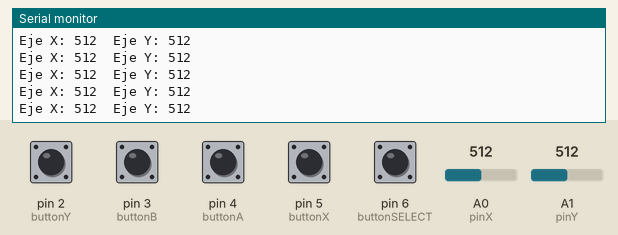
Recording of a sketch running on a simulated Arduino Uno, built with avr-gcc and run on an emulated ATmega328P. On the bench: the last lines printed to the serial monitor. Inputs (shaded band) come from the test bench; at power-on: pin 2 (buttonY), pin 3 (buttonB), pin 4 (buttonA), pin 5 (buttonX), pin 6 (buttonSELECT) HIGH, A0 (pinX) = 512, A1 (pinY) = 512.

Above: at 1.2 s.
1.3 s: pin 2 (buttonY) pulled LOW for 0.15 s
At 1.31 s:
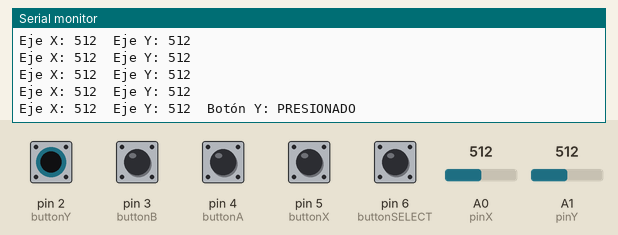
2.9 s: pin 3 (buttonB) pulled LOW for 0.15 s
At 2.93 s:
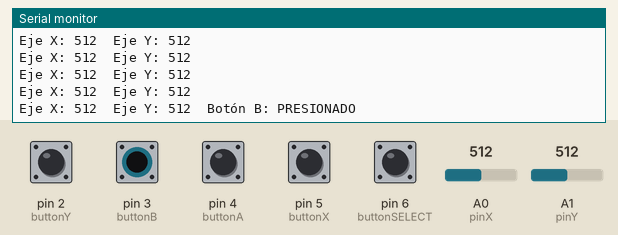
4.5 s: pin 4 (buttonA) pulled LOW for 0.15 s
At 4.54 s:
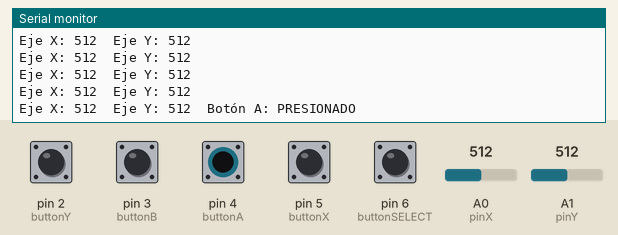
6.1 s: pin 5 (buttonX) pulled LOW for 0.15 s
At 6.15 s:
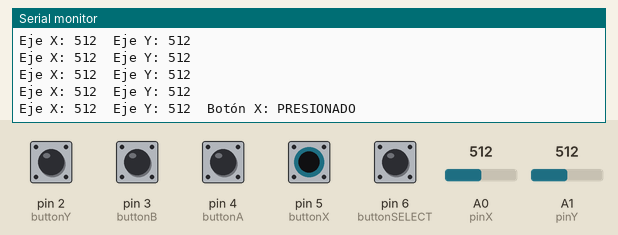
7.7 s: A0 (pinX) set to 1023
At 7.76 s:
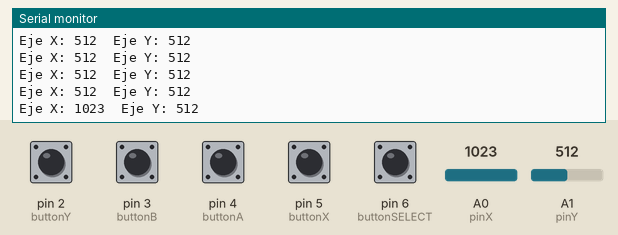
10.7 s: pin 6 (buttonSELECT) pulled LOW for 0.15 s
At 10.78 s:
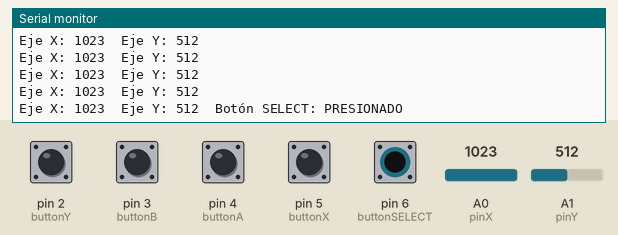

Measured:
- after the input at 1.3 s, the serial monitor: prints a new line at once (image 1)
- after the input at 2.9 s, the serial monitor: prints a new line at once (image 2)
- after the input at 4.5 s, the serial monitor: prints a new line at once (image 3)
- after the input at 6.1 s, the serial monitor: prints a new line at once (image 4)
- after the input at 7.7 s, the serial monitor: prints a new line after 0.05 s (image 5)
- after the input at 10.7 s, the serial monitor: prints a new line after 0.08 s (image 6)

The sketch:

sketch_nov16a.ino
```cpp
// Pines del Joystick Shield
const int pinX = A0;  // Eje X del joystick (analógico)
const int pinY = A1;  // Eje Y del joystick (analógico)
const int buttonY = 2;  // Botón del joystick (digital)
const int buttonB = 3;  // Botón adicional 1
const int buttonA = 4;  // Botón adicional 2
const int buttonX = 5;  // Botón adicional 3
const int buttonSELECT = 6;  // Botón adicional 4

void setup() {
  // Configurar pines
  pinMode(buttonY, INPUT_PULLUP);         // Boton Y
  pinMode(buttonB, INPUT_PULLUP);         // Botón B
  pinMode(buttonA, INPUT_PULLUP);         // Botón A
  pinMode(buttonX, INPUT_PULLUP);         // Botón X
  pinMode(buttonSELECT, INPUT_PULLUP);    // Botón SELECT

  // Inicializar comunicación serial
  Serial.begin(9600);
}

void loop() {
  // Leer valores analógicos del joystick
  int xValue = analogRead(pinX);  // Leer el eje X
  int yValue = analogRead(pinY);  // Leer el eje Y

  // Leer estado de los botones
  bool isbuttonYPressed = !digitalRead(buttonY);  // Invertir porque se usa INPUT_PULLUP
  bool isButtonBPressed = !digitalRead(buttonB);
  bool isButtonAPressed = !digitalRead(buttonA);
  bool isButtonXPressed = !digitalRead(buttonX);
  bool isButtonSELECTPressed = !digitalRead(buttonSELECT);

  // Imprimir los valores en el monitor serial
  Serial.print("Eje X: ");
  Serial.print(xValue);
  Serial.print("\tEje Y: ");
  Serial.print(yValue);

  // Verificar botones
  if (isbuttonYPressed) {
    Serial.print("\tBotón Y: PRESIONADO");
  }
  if (isButtonBPressed) {
    Serial.print("\tBotón B: PRESIONADO");
  }
  if (isButtonAPressed) {
    Serial.print("\tBotón A: PRESIONADO");
  }
  if (isButtonXPressed) {
    Serial.print("\tBotón X: PRESIONADO");
  }
  if (isButtonSELECTPressed) {
    Serial.print("\tBotón SELECT: PRESIONADO");
  }

  Serial.println();  // Nueva línea para mayor claridad

  delay(100);  // Pausa para facilitar la lectura en el monitor serial
}
```
